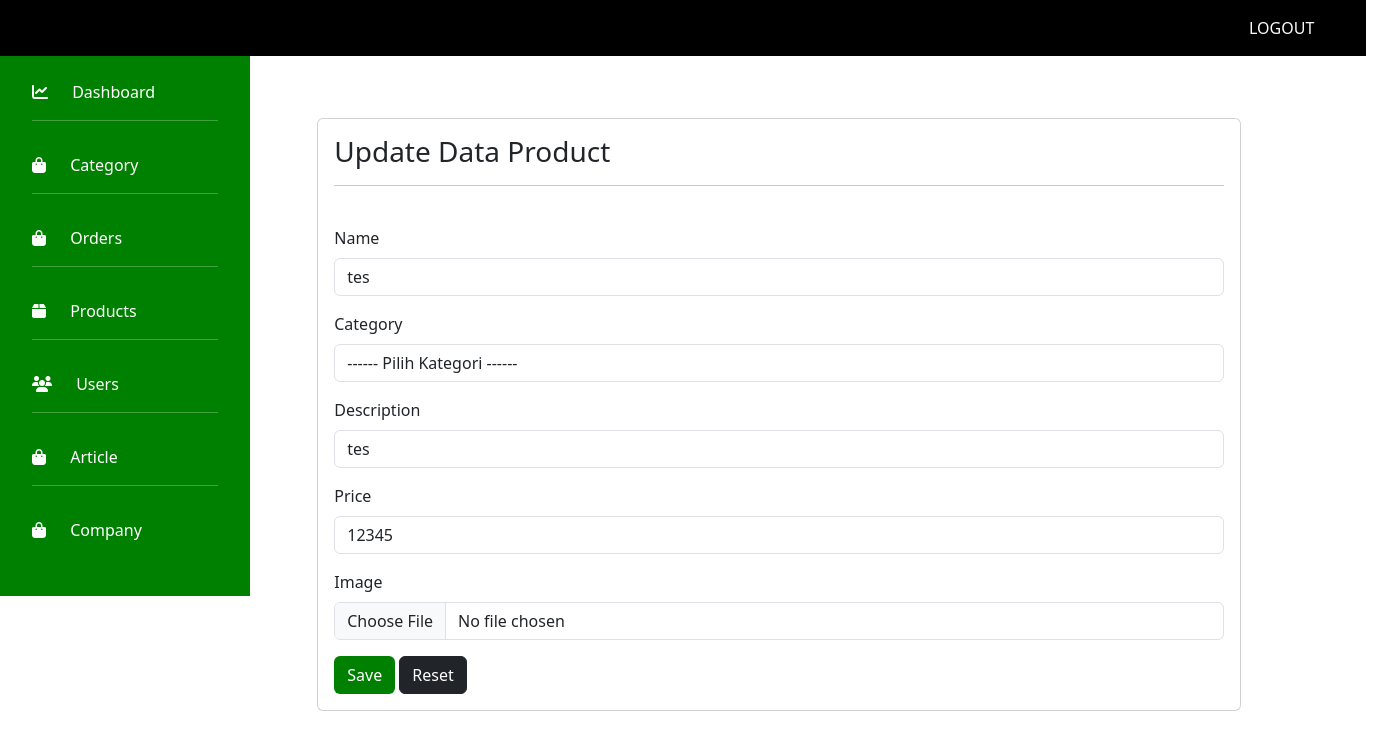
Page /admin/index.php?page=product&aksi=edit&id=9 on the committed database.
### tables this page shows
CREATE TABLE `products` (
  `id` int(11) NOT NULL,
  `name` varchar(60) NOT NULL,
  `image` varchar(30) NOT NULL,
  `category_id` int(11) NOT NULL,
  `price` int(11) NOT NULL,
  `description` text DEFAULT NULL,
  `created_at` timestamp NOT NULL DEFAULT current_timestamp(),
  `created_by_name` varchar(60) DEFAULT NULL,
  `created_by_role` varchar(30) DEFAULT NULL,
  `updated_at` timestamp NULL DEFAULT NULL,
  `updated_by_name` varchar(60) DEFAULT NULL,
  `updated_by_role` varchar(30) DEFAULT NULL
);

### pages/product/edit.php (the view, shortened to what this page needs)
<div class="card">
  <div class="card-body">
    <h3>Update Data Product</h3>
    <hr>
    <br>
      <?php
      $EDIT   ="SELECT * FROM products " or die("Gagal melakukan query !!!".mysqli_error($id));
      $HASILEDIT  =   mysqli_query($koneksi, $EDIT);
      while ($row =   mysqli_fetch_array($HASILEDIT)) {
      $name    = $row['name'];
      $description    = $row['description'];
      $image    = $row['image'];
      $price    = $row['price'];
      $category_id    = $row['category_id'];
      }
      ?>
    <form method="POST" action="../pages/product/proses_edit.php" enctype="multipart/form-data">
      <div class="mb-3">
        <label class="form-label">Name</label>
        <input type="text" class="form-control" name="name" value="<?php echo $name; ?>">
      </div>
      <div class="mb-3">
        <label class="form-label">Category</label>
        <select class="form-control" name="category_id" value="<?php echo $category_id; ?>">
                <option>------ Pilih Kategori ------</option>
               </select>
      </div>
      <div class="mb-3">
        <label class="form-label">Description</label>
        <input type="text" class="form-control" name="description" value="<?php echo $description; ?>">
      </div>
      <div class="mb-3">
        <label class="form-label">Price</label>
        <input type="number" class="form-control" name="price" value="<?php echo $price; ?>">
      </div>
      <div class="mb-3">
        <label class="form-label">Image</label>
        <input type="file" class="form-control" name="file" value="<?php echo $image; ?>">
      </div>
      <button type="submit" class="btn" style="background-color: #008000; color: white;">Save</button>
      <button type="reset" class="btn btn-dark">Reset</button>
    </form>
  </div>
</div>

### rows in the picture
products: name "tes", category_id "------ Pilih Kategori ------", description "tes", price "12345"
